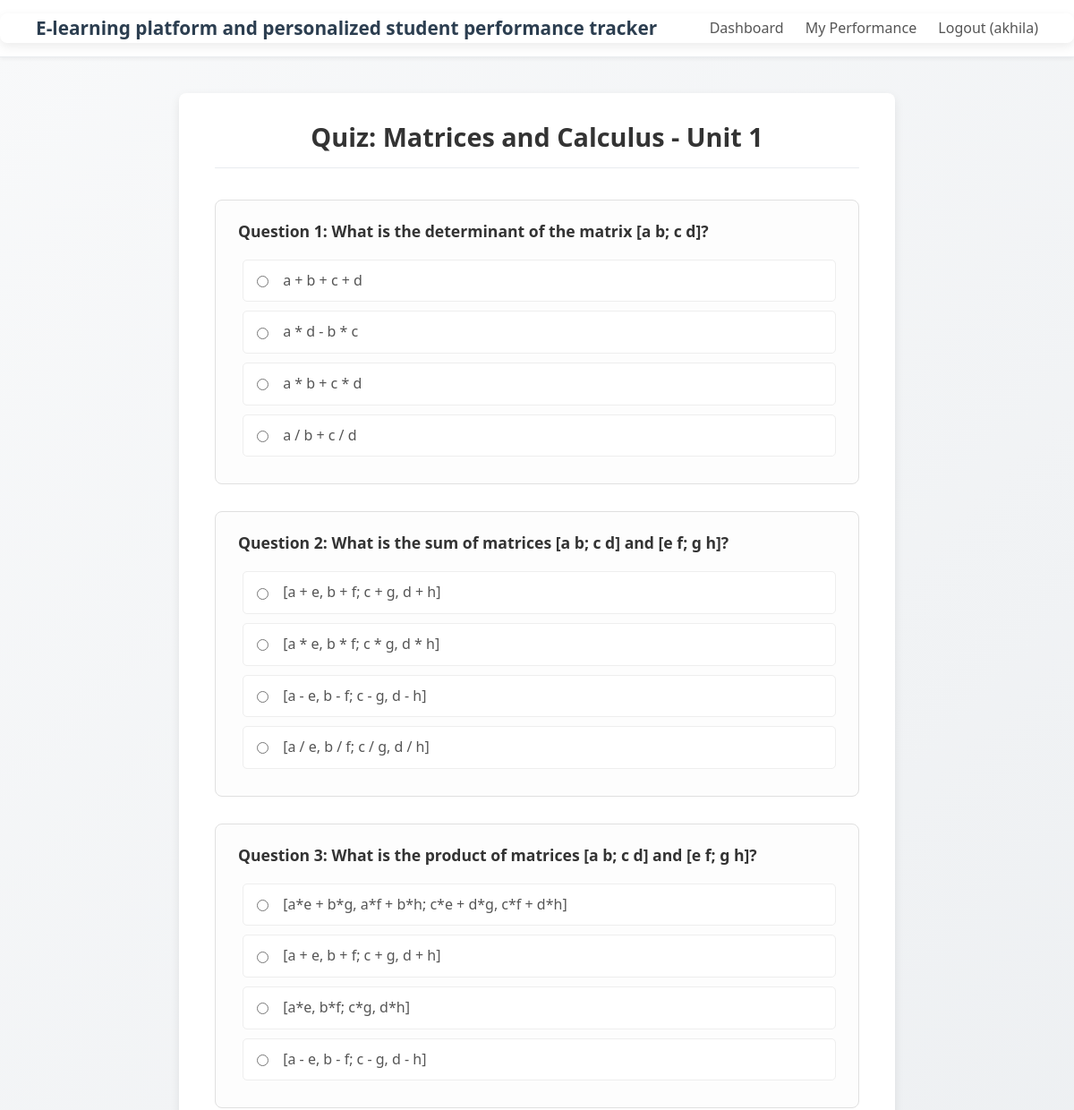
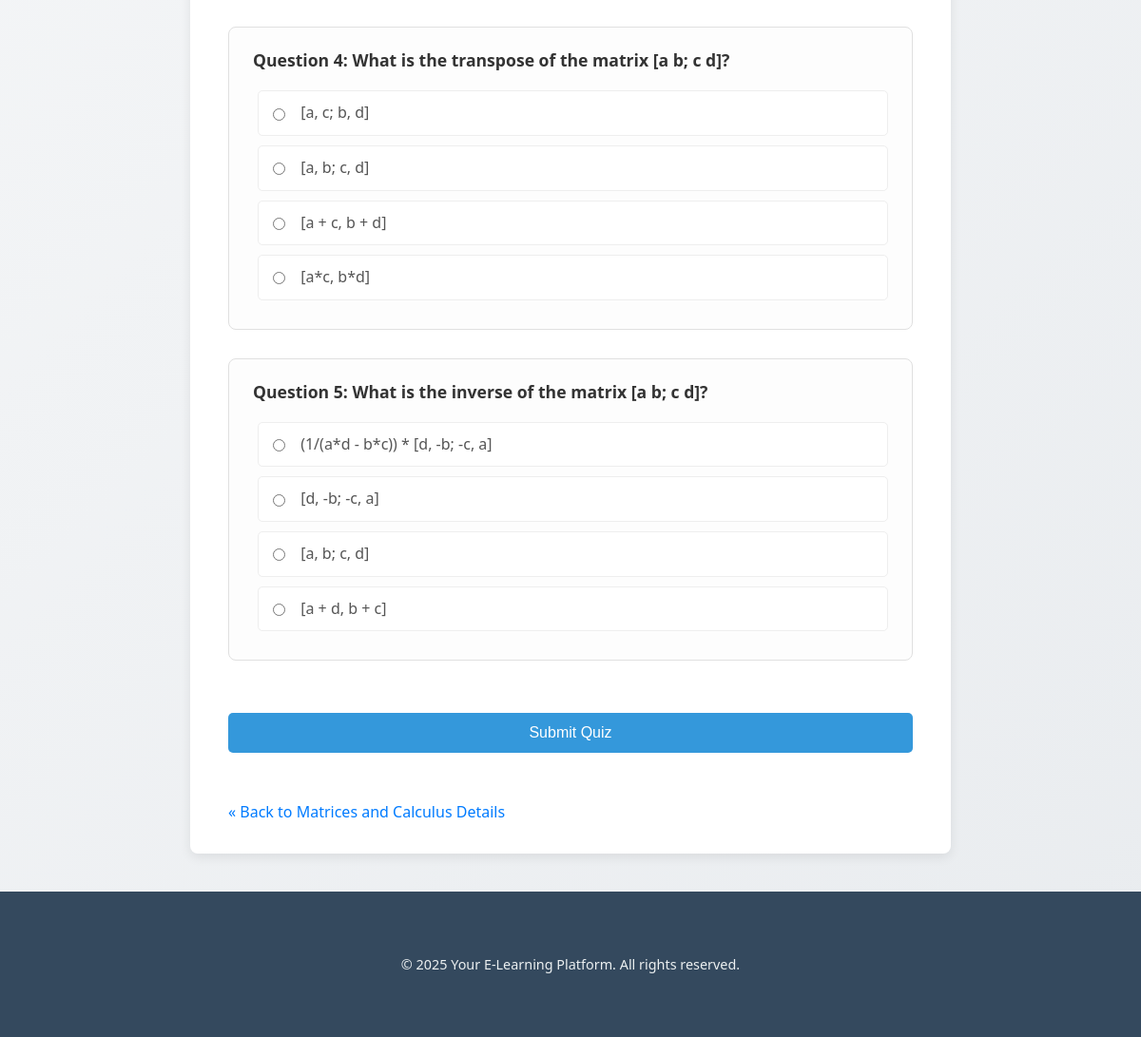
Screenshot of /quiz/1/1/Matrices and Calculus/1 (signed in) with the database file from the repository (2 pictures, top to bottom).
### tables this page shows
CREATE TABLE quizzes (
    id INTEGER PRIMARY KEY AUTOINCREMENT,
    year INTEGER NOT NULL,
    semester INTEGER NOT NULL,
    subject TEXT NOT NULL,
    unit INTEGER NOT NULL,
    question_number INTEGER NOT NULL, -- Order of question within the quiz (e.g., 1, 2, 3...)
    question_text TEXT NOT NULL,
    option1 TEXT NOT NULL,
    option2 TEXT NOT NULL,
    option3 TEXT NOT NULL,
    option4 TEXT NOT NULL,
    correct_option INTEGER NOT NULL, -- Number corresponding to the correct option (1, 2, 3, or 4)
    UNIQUE(year, semester, subject, unit, question_number) -- Ensure unique questions per quiz unit
);

### app.py (the view)
@app.route('/quiz/<int:year>/<int:semester>/<subject>/<int:unit>')
@login_required
def quiz(year, semester, subject, unit):
    if not (1 <= year <= 4 and 1 <= semester <= 2 and 1 <= unit <= 5):
        flash("Invalid quiz parameters.", "error")
        return redirect(url_for('dashboard'))
    questions = []
    db = get_db()
    if db:
        try:
            query = """
                SELECT id, question_number, question_text, option1, option2, option3, option4
                FROM quizzes
                WHERE year = ? AND semester = ? AND LOWER(TRIM(subject)) = LOWER(TRIM(?)) AND unit = ?
                ORDER BY question_number
            """
            questions = db.execute(query, (year, semester, subject, unit)).fetchall()
        except sqlite3.Error as e:
            print(f"DB error fetching questions: {e}")
            flash("Database error fetching quiz questions.", "error")
    if not questions:
        flash(f'No quiz questions found for {subject} - Unit {unit}.', 'warning')
        return redirect(url_for('subject_detail_view', year=year, semester=semester, subject=subject))
    return render_template('quiz.html', questions=questions, year=year, semester=semester, subject=subject, unit=unit)

### app.py (called while the page is built)
def get_db():
    if 'db' not in g:
        try:
            g.db = sqlite3.connect(DATABASE, timeout=10)
            g.db.row_factory = sqlite3.Row
            g.db.execute("PRAGMA journal_mode=WAL;")
            g.db.execute("PRAGMA busy_timeout = 5000;")
            g.db.execute("PRAGMA foreign_keys = ON;")
        except sqlite3.Error as e:
            print(f"Database connection error: {e}")
            flash("Database service is currently unavailable. Please try again later.", "error")
            g.db = None # Ensure g.db is None if connection fails
    return g.db

@app.context_processor
def inject_now():
    return {'now': datetime.now(timezone.utc)}

def login_required(f):
    @functools.wraps(f)
    def decorated_function(*args, **kwargs):
        if 'user_id' not in session:
            flash('Please log in to access this page.', 'warning')
            session['next_url'] = request.url
            return redirect(url_for('login'))
        return f(*args, **kwargs)
    return decorated_function

### templates/quiz.html (shortened to what this page needs)
{% extends "base.html" %}
{% block content %}
<div class="quiz-container">
    <h1>Quiz: {{ subject }} - Unit {{ unit }}</h1>
    {% if questions %}
        <div id="quiz">
            <form id="quiz-form" method="POST" action="{{ url_for('submit_quiz') }}">
                {% for question in questions %}
                    <div class="question">
                        <p><strong>Question {{ question.question_number }}:</strong> {{ question.question_text | safe }}</p>
                        <div class="options">
                            {% if question.option1 is not none %}
                            <label><input type="radio" name="q_{{ question.question_number }}" value="1" required> {{ question.option1 | safe }}</label>
                            {% endif %}
                            {% if question.option2 is not none %}
                            <label><input type="radio" name="q_{{ question.question_number }}" value="2" required> {{ question.option2 | safe }}</label>
                            {% endif %}
                            {% if question.option3 is not none %}
                            <label><input type="radio" name="q_{{ question.question_number }}" value="3" required> {{ question.option3 | safe }}</label>
                            {% endif %}
                            {% if question.option4 is not none %}
                            <label><input type="radio" name="q_{{ question.question_number }}" value="4" required> {{ question.option4 | safe }}</label>
                            {% endif %}
                        </div>
                    </div>
                {% endfor %}
                <button class="submit-quiz-button" type="submit">Submit Quiz</button>
            </form>
        </div>
        <div style="margin-top: 30px;">
             <a class="back-link" href="{{ url_for('subject_detail_view', year=year, semester=semester, subject=subject) }}">
                « Back to {{ subject }} Details
            </a>
        </div>
    {% endif %}
</div>
{% endblock %}

### templates/base.html (shortened to what this page needs)
<!DOCTYPE html>
<html lang="en">
<head>
    <link rel="stylesheet" href="{{ url_for('static', filename='css/style.css') }}">
</head>
<body>
    <header class="site-header">
        <div class="container header-container">
            <div class="site-branding">
                <a href="{{ url_for('dashboard' if 'user_id' in session else 'login') }}">
                    E-learning platform and personalized student performance tracker
                </a>
            </div>
            <nav class="site-navigation">
                {% if 'user_id' in session %}
                    <a href="{{ url_for('dashboard') }}">Dashboard</a>
                    <a href="{{ url_for('my_performance') }}">My Performance</a>
                    <a href="{{ url_for('logout') }}">Logout ({{ session.username }})</a>
                {% else %}
                    <a href="{{ url_for('login') }}">Login</a>
                    <a href="{{ url_for('register') }}">Register</a>
                {% endif %}
            </nav>
        </div>
    </header>
    <main class="main-content">
        {% block content %}{% endblock %}
    </main>
    <footer class="site-footer">
        <div class="container">
            <p>© {{ now.strftime('%Y') }} Your E-Learning Platform. All rights reserved.</p>
        </div>
    </footer>
</body>
</html>

### static/css/style.css (style rules this page uses)
* { box-sizing: border-box; margin: 0; padding: 0; }
body { font-family: system-ui, -apple-system, BlinkMacSystemFont, "Segoe UI", Roboto, Oxygen, Ubuntu, Cantarell, "Open Sans", "Helvetica Neue", sans-serif; line-height: 1.6; color: #34495e; background-color: #eef2f7; background-image: linear-gradient(135deg, #f8f9fa 0%, #e9ecef 100%); min-height: 100vh; display: flex; flex-direction: column; }
.container { max-width: 960px; margin: 40px auto; background-color: #ffffff; padding: 30px 40px; border-radius: 8px; box-shadow: 0 4px 12px rgba(0, 0, 0, 0.08); }
h1, h2, h3, h4, h5, h6 { margin-bottom: 0.75em; color: #2c3e50; font-weight: 600; line-height: 1.3; }
h1 { font-size: 2em; text-align: center; border-bottom: 1px solid #e9ecef; padding-bottom: 15px; margin-bottom: 30px; }
p { margin-bottom: 1em; }
a { color: #3498db; text-decoration: none; transition: color 0.2s ease; }
form { margin-bottom: 1.5em; }
label { display: block; margin-bottom: 6px; font-weight: 500; color: #555; }
button[type="submit"], .button { display: inline-block; padding: 12px 25px; background-color: #3498db; color: white; border: none; border-radius: 5px; font-size: 1em; font-weight: 500; cursor: pointer; transition: background-color 0.2s ease; text-align: center; text-decoration: none; }
.site-header { background-color: #ffffff; padding: 15px 0; border-bottom: 1px solid #e9ecef; box-shadow: 0 2px 4px rgba(0, 0, 0, 0.05); width: 100%; }
.header-container { display: flex; justify-content: space-between; align-items: center; padding: 0 40px; max-width: 1200px; margin: 0 auto; }
.site-branding a { font-size: 1.3em; font-weight: 600; color: #2c3e50; text-decoration: none; }
.site-navigation a { margin-left: 20px; color: #555; font-weight: 500; text-decoration: none; transition: color 0.2s ease; }
.main-content { flex-grow: 1; }
.site-footer { background-color: #34495e; color: #ecf0f1; padding: 25px 0; text-align: center; font-size: 0.9em; margin-top: auto; }
.site-footer .container { background-color: transparent; box-shadow: none; padding-top: 0; padding-bottom: 0; }
.site-footer p { margin-bottom: 0; }
.back-link { display: inline-block; margin-top: 20px; font-weight: 500; color: #007bff; text-decoration: none; }
.quiz-container { max-width: 800px; margin: 40px auto; background-color: #ffffff; padding: 30px 40px; border-radius: 8px; box-shadow: 0 4px 12px rgba(0, 0, 0, 0.08); }
.quiz-container h1 { color: #333; text-align: center; margin-bottom: 35px; font-size: 1.8em; }
.quiz-container .question { margin-bottom: 30px; border: 1px solid #e0e0e0; padding: 20px 25px; border-radius: 8px; background-color: #fdfdfd; }
.quiz-container .question p { margin-top: 0; margin-bottom: 18px; font-weight: 600; font-size: 1.1em; color: #333; }
.quiz-container .options label { display: block; margin: 10px 0 10px 5px; cursor: pointer; padding: 10px 15px; border-radius: 5px; transition: background-color 0.2s ease, border-color 0.2s ease; border: 1px solid #eee; background-color: #fff; }
.quiz-container .options input[type="radio"] { margin-right: 12px; vertical-align: middle; accent-color: #3498db; }
.submit-quiz-button { display: block; width: 100%; padding: 14px 25px; font-size: 1.1em; font-weight: 600; cursor: pointer; background-color: #28a745; color: white; border: none; border-radius: 5px; text-align: center; margin-top: 25px; transition: background-color 0.2s ease, transform 0.1s ease; }

### rows the page displays
quizzes: question_number "1", question_text "What is the determinant of the matrix [a b; c d]?", option1 "a + b + c + d", option2 "a * d - b * c", option3 "a * b + c * d", option4 "a / b + c / d"
quizzes: question_number "2", question_text "What is the sum of matrices [a b; c d] and [e f; g h]?", option1 "[a + e, b + f; c + g, d + h]", option2 "[a * e, b * f; c * g, d * h]", option3 "[a - e, b - f; c - g, d - h]", option4 "[a / e, b / f; c / g, d / h]"
quizzes: question_number "3", question_text "What is the product of matrices [a b; c d] and [e f; g h]?", option1 "[a*e + b*g, a*f + b*h; c*e + d*g, c*f + d*h]", option2 "[a + e, b + f; c + g, d + h]", option3 "[a*e, b*f; c*g, d*h]", option4 "[a - e, b - f; c - g, d - h]"
quizzes: question_number "4", question_text "What is the transpose of the matrix [a b; c d]?", option1 "[a, c; b, d]", option2 "[a, b; c, d]", option3 "[a + c, b + d]", option4 "[a*c, b*d]"
quizzes: question_number "5", question_text "What is the inverse of the matrix [a b; c d]?", option1 "(1/(a*d - b*c)) * [d, -b; -c, a]", option2 "[d, -b; -c, a]", option3 "[a, b; c, d]", option4 "[a + d, b + c]"

### other values shown
{{ session.username }} "akhila"
{{ subject }} "Matrices and Calculus"
{{ unit }} "1"
